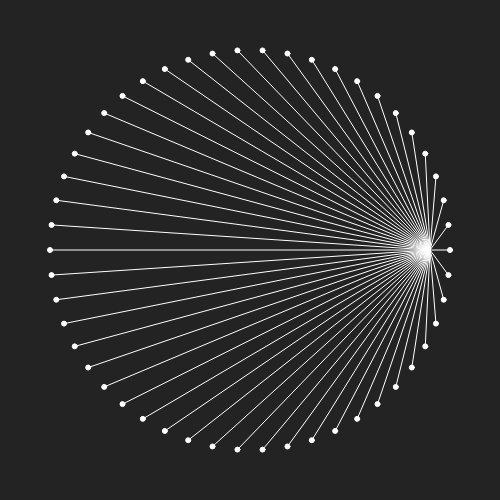
Frame 1 (no input)
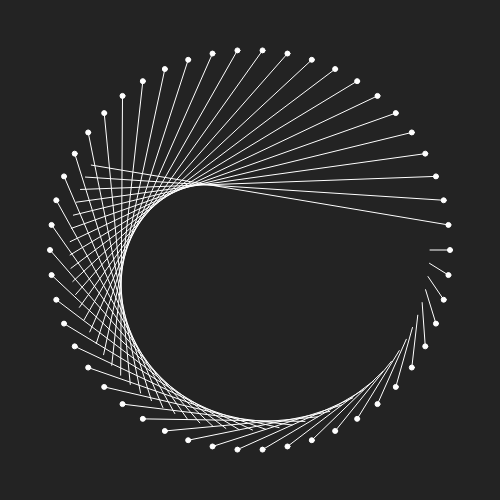
Frame 60 (no input)
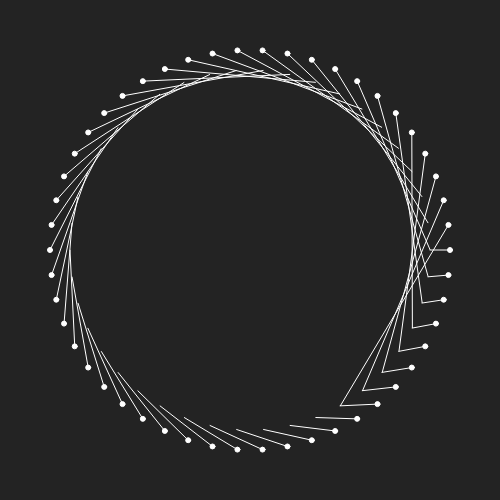
Frame 120 (the mouse pressed at the canvas centre since frame 60)

The p5.js sketch that drew these frames (run headless with seeded random() and noise() and a simulated clock; from frame 60 on, the mouse is pressed at the canvas centre):

// p5.js sketch
// ── sketch.js
 let factor = 0

function setup() {
  createCanvas(500, 500);
}

function draw() {
  background(35);
  stroke(255)
  let points = 50
  translate(width/2, height/2)
  for(let i=0; i < points; i++){
  let angle = i * 2 * PI / points
  let x = 200 * cos(angle)
  let y = 200 * sin(angle)
  circle(x, y, 5)
    let x2 = 180 * cos(angle * factor)
    let y2 = 180 * sin(angle * factor)
    line(x, y, x2, y2)
   }
  factor += 0.01
}
